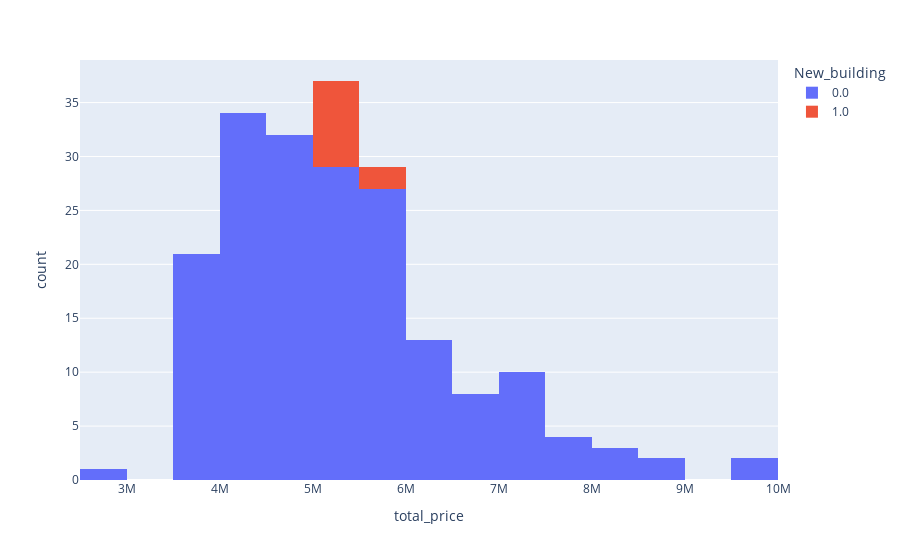

Notebook source saved alongside this figure:
### Code cell
fig = px.histogram(one_flat[one_flat.district=="Московский"], x="total_price"
                   , nbins=20, color="New_building")
fig.show()

### Figure 1 — Plotly figure (JSON) as saved in the notebook; plotly's stock layout.template omitted (floating-point values rounded to 4 significant figures; data arrays with more than 128 entries replaced by an {"elided": "..."} marker saying what was removed)
{"data": [{"alignmentgroup": "True", "bingroup": "x", "hoverlabel": {"namelength": 0}, "hovertemplate": "New_building=0.0<br>total_price=%{x}<br>count=%{y}", "legendgroup": "0.0", "marker": {"color": "#636efa"}, "name": "0.0", "nbinsx": 20, "offsetgroup": "0.0", "orientation": "v", "showlegend": true, "type": "histogram", "x": {"elided": "186 int values"}, "xaxis": "x", "yaxis": "y"}, {"alignmentgroup": "True", "bingroup": "x", "hoverlabel": {"namelength": 0}, "hovertemplate": "New_building=1.0<br>total_price=%{x}<br>count=%{y}", "legendgroup": "1.0", "marker": {"color": "#EF553B"}, "name": "1.0", "nbinsx": 20, "offsetgroup": "1.0", "orientation": "v", "showlegend": true, "type": "histogram", "x": [5181088, 5181088, 5181088, 5181088, 5665275, 5181088, 5244272, 5244272, 5244272, 5856025], "xaxis": "x", "yaxis": "y"}], "layout": {"barmode": "relative", "legend": {"title": {"text": "New_building"}, "tracegroupgap": 0}, "margin": {"t": 60}, "xaxis": {"anchor": "y", "domain": [0, 1], "title": {"text": "total_price"}}, "yaxis": {"anchor": "x", "domain": [0, 1], "title": {"text": "count"}}}}
